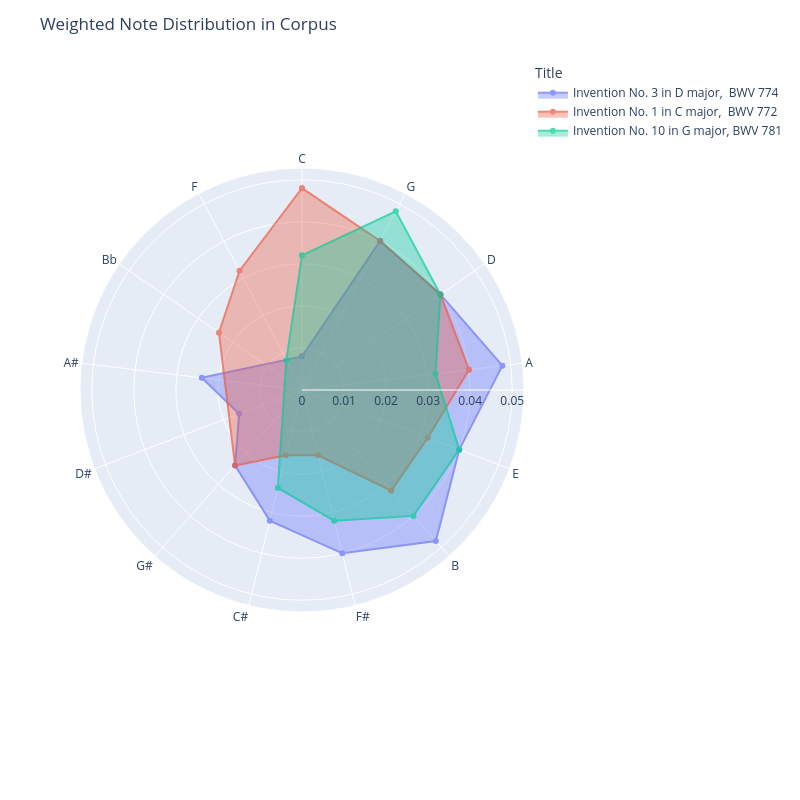

Notebook cell for this chart:
### Code cell
titles = corpus_note_counts_grouped_sorted['Title'].unique()

# drop anything not in the pitch list (e.g. 'Rest'), which would otherwise show up as a blank spoke
corpus_plot_df = corpus_note_counts_grouped_sorted[corpus_note_counts_grouped_sorted['Note'].isin(fifths)]

# keep only the pitches that occur somewhere in the corpus, in the order given by fifths
notes_present = [n for n in fifths if n in corpus_plot_df['Note'].values]

fig = px.line_polar(
    corpus_plot_df,
    r='Scaled_Count',
    theta='Note',
    color='Title',
    line_close=True,
    range_r=[0, corpus_plot_df['Scaled_Count'].max() * 1.1],
    markers=True,
    height=800,
    width=800,
    category_orders={'Note': notes_present}
)
fig.update_traces(fill='toself', 
                mode='markers+lines',
                opacity=.7)
fig.update_layout(
    showlegend=True,
    legend=dict(
        title='Title',
        orientation="v"
    ),
    title = 'Weighted Note Distribution in Corpus')
fig.show()

### Figure 1 — Plotly figure (JSON) as saved in the notebook; plotly's stock layout.template omitted (floating-point values rounded to 4 significant figures)
{"data": [{"fill": "toself", "hovertemplate": "Title=Invention No. 3 in D major,  BWV 774<br>Scaled_Count=%{r}<br>Note=%{theta}<extra></extra>", "legendgroup": "Invention No. 3 in D major,  BWV 774", "line": {"color": "#636efa", "dash": "solid"}, "marker": {"symbol": "circle"}, "mode": "markers+lines", "name": "Invention No. 3 in D major,  BWV 774", "opacity": 0.7, "r": [0.008, 0.04, 0.04, 0.048, 0.04, 0.048, 0.04, 0.032, 0.024, 0.016, 0.024, 0.008], "showlegend": true, "subplot": "polar", "theta": ["C", "G", "D", "A", "E", "B", "F#", "C#", "G#", "D#", "A#", "C"], "type": "scatterpolar"}, {"fill": "toself", "hovertemplate": "Title=Invention No. 1 in C major,  BWV 772<br>Scaled_Count=%{r}<br>Note=%{theta}<extra></extra>", "legendgroup": "Invention No. 1 in C major,  BWV 772", "line": {"color": "#EF553B", "dash": "solid"}, "marker": {"symbol": "circle"}, "mode": "markers+lines", "name": "Invention No. 1 in C major,  BWV 772", "opacity": 0.7, "r": [0.048, 0.04, 0.04, 0.04, 0.032, 0.032, 0.016, 0.016, 0.024, 0.024, 0.032, 0.048], "showlegend": true, "subplot": "polar", "theta": ["C", "G", "D", "A", "E", "B", "F#", "C#", "G#", "Bb", "F", "C"], "type": "scatterpolar"}, {"fill": "toself", "hovertemplate": "Title=Invention No. 10 in G major, BWV 781<br>Scaled_Count=%{r}<br>Note=%{theta}<extra></extra>", "legendgroup": "Invention No. 10 in G major, BWV 781", "line": {"color": "#00cc96", "dash": "solid"}, "marker": {"symbol": "circle"}, "mode": "markers+lines", "name": "Invention No. 10 in G major, BWV 781", "opacity": 0.7, "r": [0.032, 0.048, 0.04, 0.032, 0.04, 0.04, 0.032, 0.024, 0.008, 0.032], "showlegend": true, "subplot": "polar", "theta": ["C", "G", "D", "A", "E", "B", "F#", "C#", "F", "C"], "type": "scatterpolar"}], "layout": {"height": 800, "legend": {"orientation": "v", "title": {"text": "Title"}, "tracegroupgap": 0}, "margin": {"t": 60}, "polar": {"angularaxis": {"categoryarray": ["C", "G", "D", "A", "E", "B", "F#", "C#", "G#", "D#", "A#", "Bb", "F"], "categoryorder": "array", "direction": "clockwise", "rotation": 90}, "domain": {"x": [0, 1], "y": [0, 1]}, "radialaxis": {"range": [0, 0.0528]}}, "showlegend": true, "title": {"text": "Weighted Note Distribution in Corpus"}, "width": 800}}
